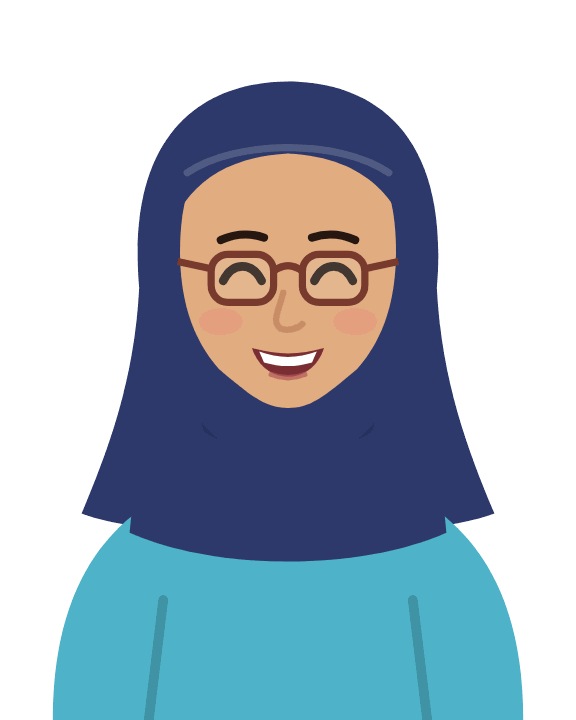
#> input picture apps/mobile/assets/personas/fatma_happy_full.png, 576 x 720 px; its folder holds 4 pictures in this run
$ python compress.py
#> lines starting #> are read from the running program, lines starting #| are printed output that depends on the picture
"""Quantizes the persona PNGs to 256-colour palettes (flat art, no visible loss)."""
import glob, os
from PIL import Image
d = os.path.join(os.path.dirname(__file__), '../../apps/mobile/assets/personas')
for f in glob.glob(os.path.join(d, '*.png')):
    im = Image.open(f).convert('RGBA')
#> im is the input picture: PIL image 576x720 RGBA; mean R, G, B, A 46.8, 62.6, 74.4, 133.7
    im.quantize(colors=256, method=Image.Quantize.FASTOCTREE, dither=Image.Dither.NONE).save(f, optimize=True)
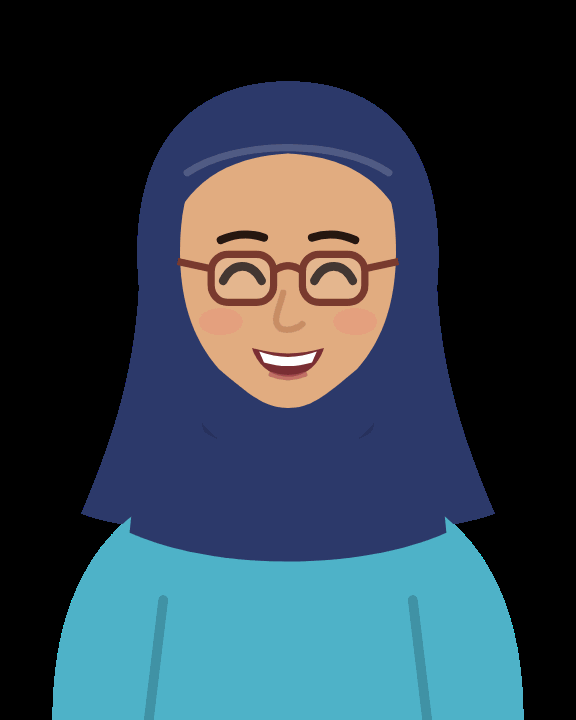
#> saved as fatma_happy_full.png: PIL image 576x720 P; mean R, G, B 46.8, 62.6, 74.4
#> pass 2 of the loop `for f in glob.glob(os.path.join(d, '*.png')):`:
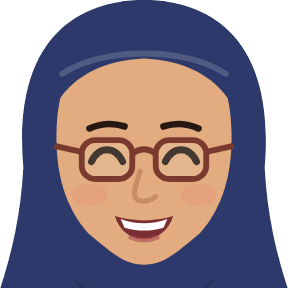
#> input picture apps/mobile/assets/personas/fatma_happy_head.png, 288 x 288 px
#> im is the input picture: PIL image 288x288 RGBA; mean R, G, B, A 92.7, 80.2, 89.2, 202.2
#> `im.quantize(colors=256, method=Image.Quantize.FASTOCTREE, dither=Image..`:
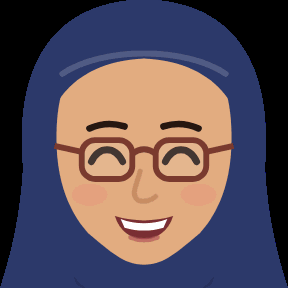
#> saved as fatma_happy_head.png: PIL image 288x288 P; mean R, G, B 92.7, 80.2, 89.2
#> pass 3 of the loop `for f in glob.glob(os.path.join(d, '*.png')):`:
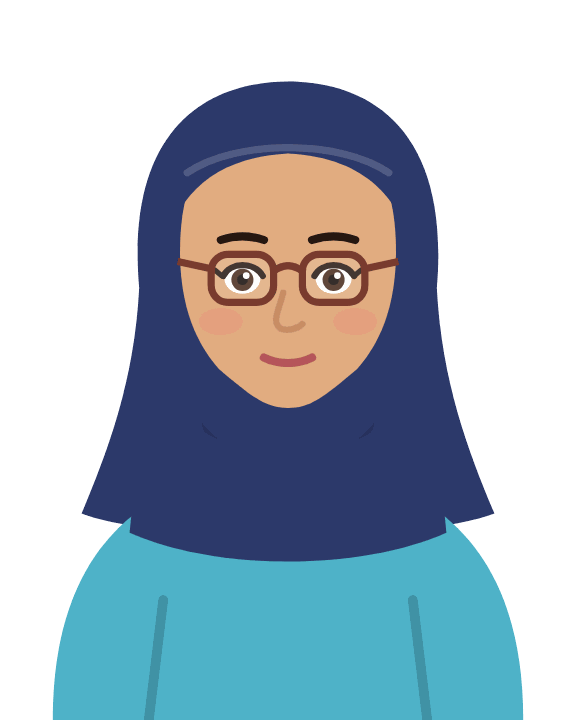
#> input picture apps/mobile/assets/personas/fatma_neutral_full.png, 576 x 720 px
#> im is the input picture: PIL image 576x720 RGBA; mean R, G, B, A 46.8, 62.7, 74.4, 133.7
#> `im.quantize(colors=256, method=Image.Quantize.FASTOCTREE, dither=Image..`:
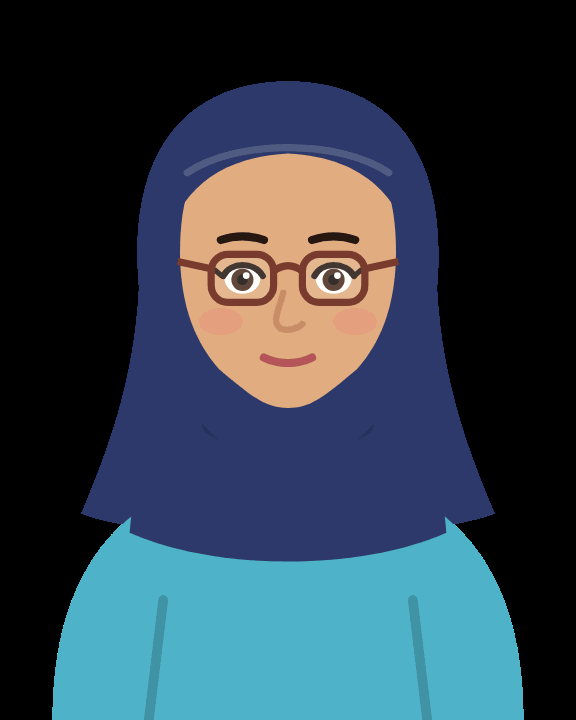
#> saved as fatma_neutral_full.png: PIL image 576x720 P; mean R, G, B 46.8, 62.7, 74.4
#> the loop made 4 passes; the first 3 are shown
